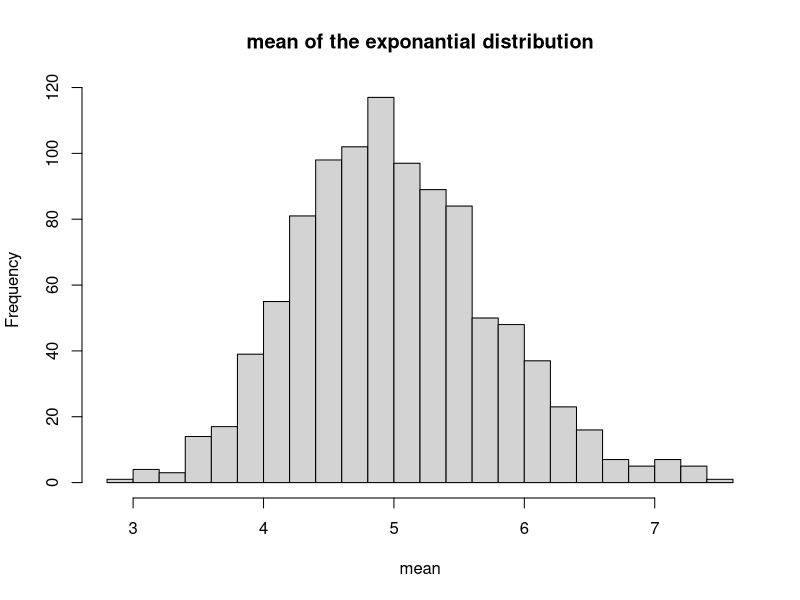
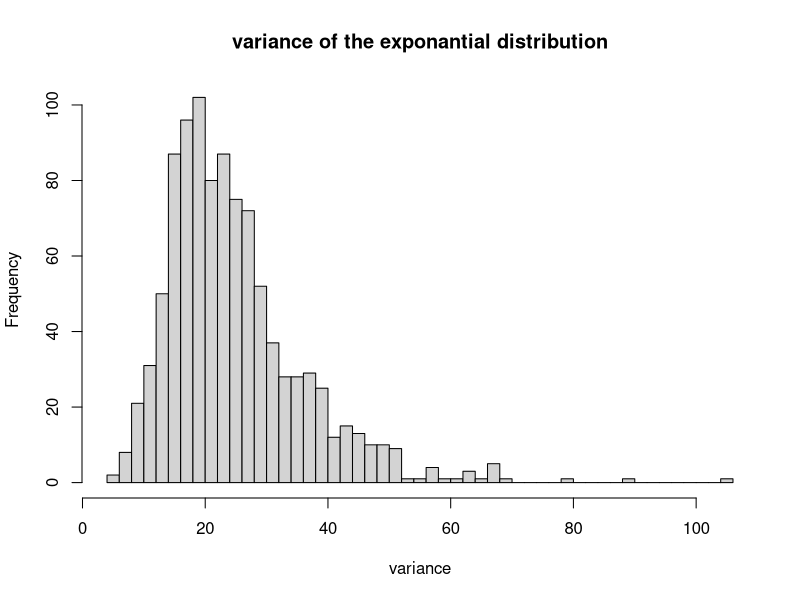
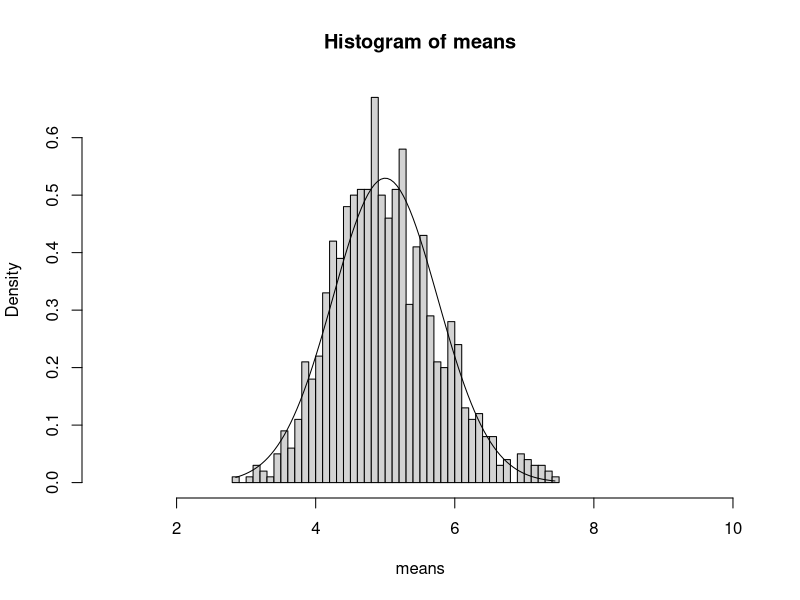

Reproduce these figures in R, in order.
## ---- chunk 1
means <- NULL
variance <- NULL
for (i in 1:1000) {
    means <- c(means,  mean (rexp(40, rate = 0.2)))
    variance <- c (variance, var(rexp(40, rate = 0.2)))
} 
## ---- chunk 2
hist(means, xlab = "mean", main = "mean of the exponantial distribution", breaks = 20)
mean(means)
## ---- chunk 3
hist(variance, xlab = "variance", main = "variance of the exponantial distribution", breaks = 50)
mean(variance)
## ---- chunk 4
hist(means, breaks = 50, freq = FALSE, xlim = c(1, 10))
x <- seq(min(means), max(means), length = 100)
y <- dnorm(x, 5, sd = sd(means))
lines(x, y)

